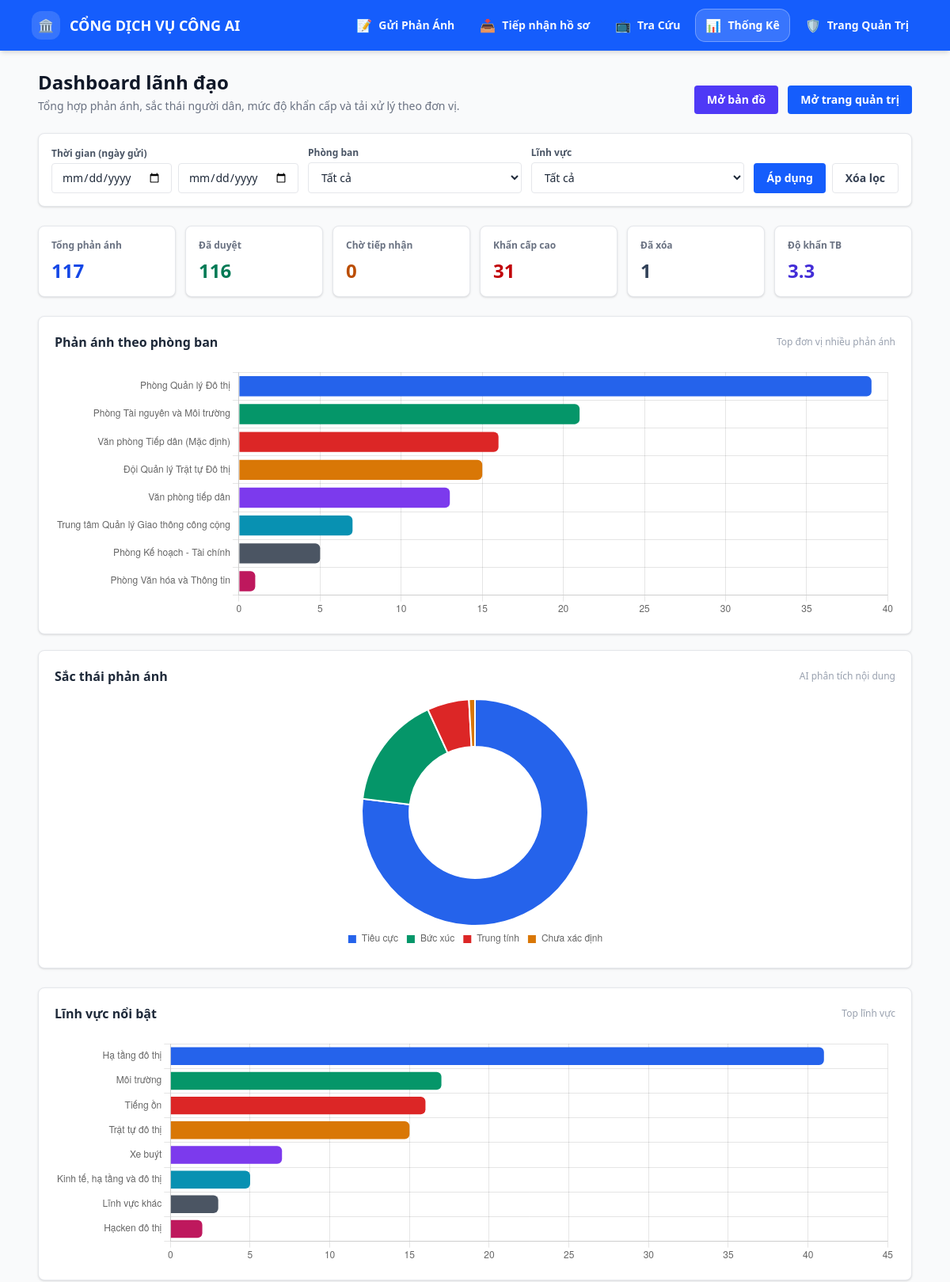
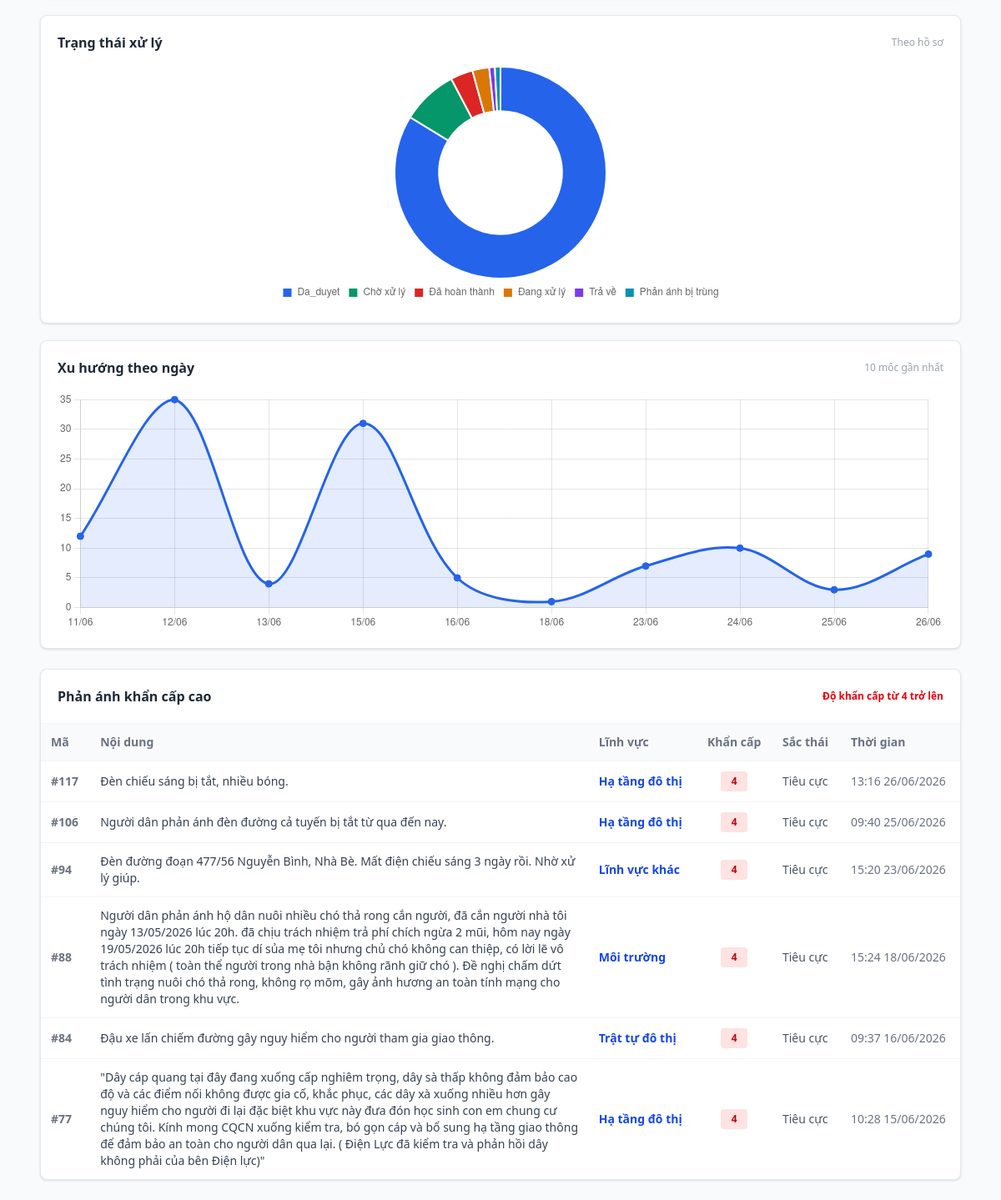
Page /dashboard on the earlier database version (2 pictures, top to bottom).
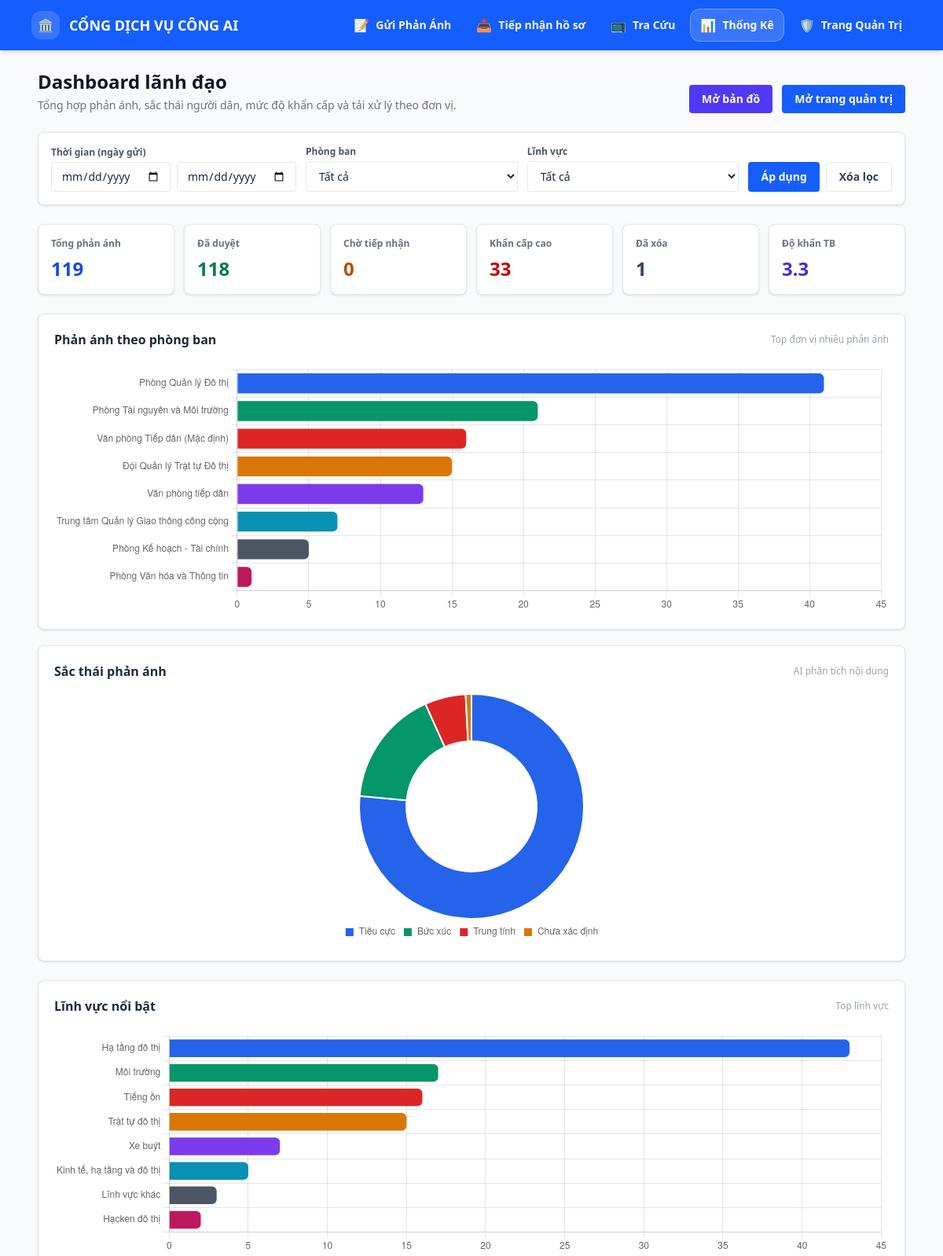
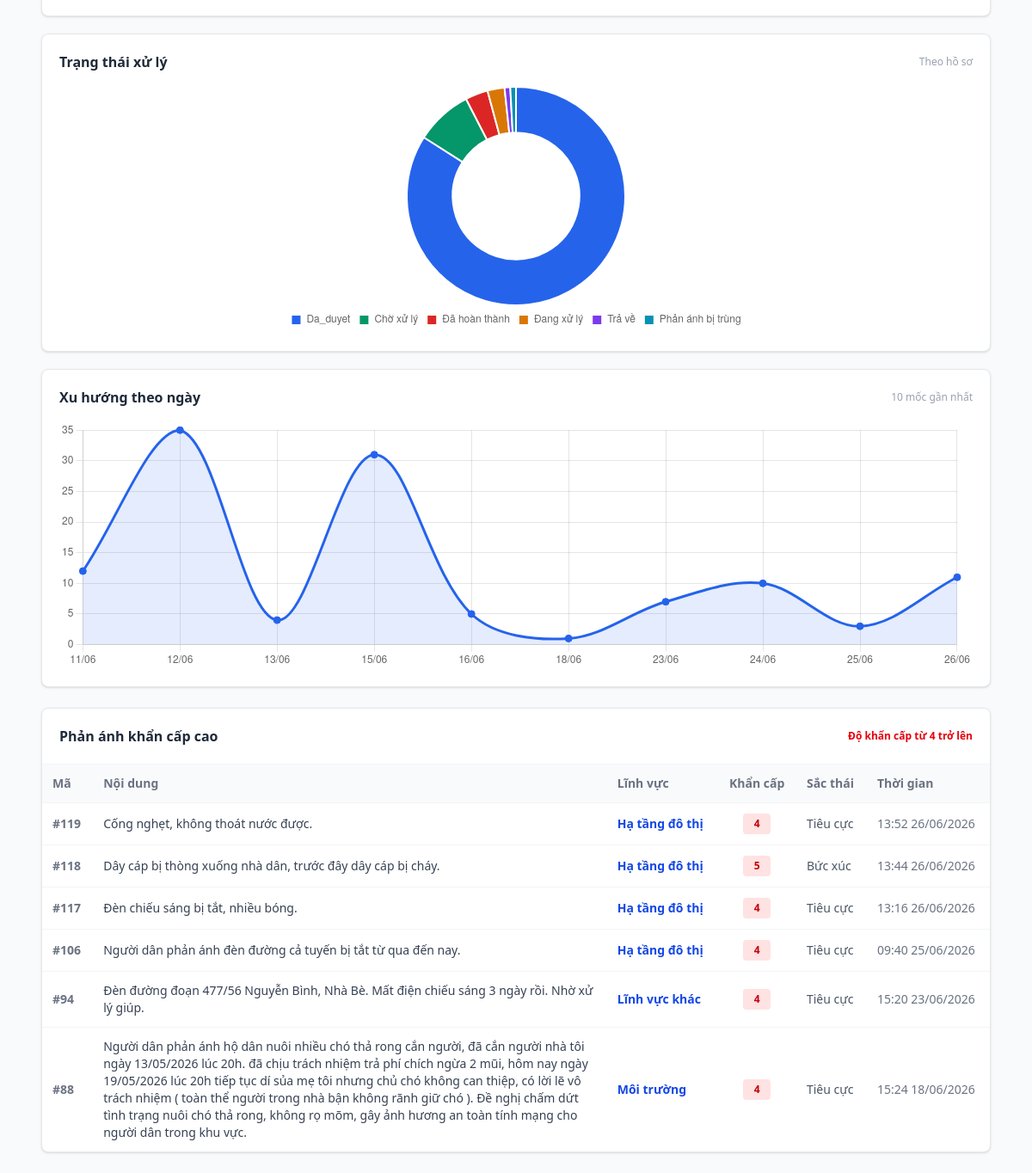
Same page on the later database version (2 pictures, top to bottom).
### tables this page shows
CREATE TABLE phan_anh (
                        id INTEGER PRIMARY KEY AUTOINCREMENT,
                        noi_dung TEXT,
                        file_dinh_kem TEXT,
                        dia_chi TEXT,
                        ten_nguoi_gui TEXT,
                        sdt TEXT,
                        linh_vuc TEXT,
                        tu_khoa TEXT,
                        sac_thai TEXT,
                        do_khan_cap INTEGER,
                        phong_ban_id INTEGER,
                        trang_thai TEXT,
                        ngay_gui TEXT,
                        trang_thai_duyet TEXT DEFAULT 'Cho_tiep_nhan', ly_do_xoa TEXT, giai_thich_xoa TEXT, ngay_xoa TEXT, lat REAL, lng REAL);

### app.py (the view, shortened to what this page needs)
@app.route('/dashboard')
def page_dashboard():
    conn = sqlite3.connect(DB_FILE)
    cursor = conn.cursor()
    date_from = request.args.get('date_from', '').strip()
    date_to = request.args.get('date_to', '').strip()
    phong_ban_id = request.args.get('phong_ban_id', '').strip()
    linh_vuc = request.args.get('linh_vuc', '').strip()
    def parse_ymd(s):
        if not s:
            return None
        try:
            return datetime.strptime(s, '%Y-%m-%d').date()
        except Exception:
            return None
    d_from = parse_ymd(date_from)
    d_to = parse_ymd(date_to)
    if d_from and d_to and d_from > d_to:
        d_from, d_to = d_to, d_from
    filtered_ids = None
    cursor.execute("SELECT id, ten_phong FROM config_phong_ban ORDER BY ten_phong")
    list_phong_ban = cursor.fetchall()
    cursor.execute("""SELECT DISTINCT COALESCE(NULLIF(TRIM(linh_vuc), ''), 'Chưa xác định') AS lv
                      FROM phan_anh
                      ORDER BY lv""")
    list_linh_vuc = [row[0] for row in cursor.fetchall()]
    where_clauses = []
    params = []
    if phong_ban_id:
        try:
            where_clauses.append('pa.phong_ban_id = ?')
            params.append(int(phong_ban_id))
        except Exception:
            pass
    if linh_vuc:
        where_clauses.append('pa.linh_vuc = ?')
        params.append(linh_vuc)
    common_where = ''
    if where_clauses:
        common_where = ' AND ' + ' AND '.join(where_clauses)
    cursor.execute("SELECT COUNT(*) FROM phan_anh pa WHERE 1=1" + common_where, params)
    total_phan_anh = cursor.fetchone()[0] or 0
    cursor.execute("SELECT COUNT(*) FROM phan_anh pa WHERE pa.trang_thai_duyet = 'Da_duyet'" + common_where, params)
    total_da_duyet = cursor.fetchone()[0] or 0
    cursor.execute("SELECT COUNT(*) FROM phan_anh pa WHERE pa.trang_thai_duyet = 'Cho_tiep_nhan'" + common_where, params)
    total_cho_tiep_nhan = cursor.fetchone()[0] or 0
    cursor.execute("SELECT COUNT(*) FROM phan_anh pa WHERE pa.trang_thai_duyet = 'Da_xoa'" + common_where, params)
    total_da_xoa = cursor.fetchone()[0] or 0
    cursor.execute("SELECT COUNT(*) FROM phan_anh pa WHERE pa.do_khan_cap >= 4" + common_where, params)
    total_khan_cap_cao = cursor.fetchone()[0] or 0
    cursor.execute("SELECT AVG(pa.do_khan_cap) FROM phan_anh pa WHERE pa.do_khan_cap IS NOT NULL" + common_where, params)
    avg_do_khan_cap_raw = cursor.fetchone()[0]
    avg_do_khan_cap = round(avg_do_khan_cap_raw or 0, 1)
    cursor.execute("""
        SELECT COALESCE(NULLIF(TRIM(pa.sac_thai), ''), 'Chưa xác định') AS label, COUNT(*) AS count
        FROM phan_anh pa
        WHERE 1=1""" + common_where + """
        GROUP BY label
        ORDER BY count DESC
    """, params)
    sac_thai_stats = cursor.fetchall()
    cursor.execute("""
        SELECT COALESCE(NULLIF(TRIM(pa.linh_vuc), ''), 'Chưa xác định') AS label, COUNT(*) AS count
        FROM phan_anh pa
        WHERE 1=1""" + common_where + """
        GROUP BY label
        ORDER BY count DESC
        LIMIT 8
    """, params)
    linh_vuc_stats = cursor.fetchall()
    cursor.execute("""
        SELECT COALESCE(pb.ten_phong, 'Văn phòng tiếp dân') AS label, COUNT(*) AS count
        FROM phan_anh pa
        LEFT JOIN config_phong_ban pb ON pa.phong_ban_id = pb.id
        WHERE 1=1""" + common_where + """
        GROUP BY label
        ORDER BY count DESC
        LIMIT 8
    """, params)
    phong_ban_stats = cursor.fetchall()
    cursor.execute("""
        SELECT COALESCE(NULLIF(TRIM(pa.trang_thai), ''), pa.trang_thai_duyet, 'Chưa xác định') AS label,
               COUNT(*) AS count
        FROM phan_anh pa
        WHERE 1=1""" + common_where + """
        GROUP BY label
        ORDER BY count DESC
    """, params)
    trang_thai_stats = cursor.fetchall()
    cursor.execute("""
        SELECT pa.id, pa.noi_dung, pa.linh_vuc, pa.do_khan_cap, pa.sac_thai, pa.ngay_gui
        FROM phan_anh pa
        WHERE pa.do_khan_cap >= 4""" + common_where + """
        ORDER BY pa.id DESC
        LIMIT 6
    """, params)
    phan_anh_khan_cap = cursor.fetchall()
    cursor.execute("""SELECT pa.ngay_gui
                      FROM phan_anh pa
                      WHERE 1=1""" + common_where + """
                      AND pa.ngay_gui IS NOT NULL AND TRIM(pa.ngay_gui) != ''""", params)
    trend_counts = {}
    for (ngay_gui,) in cursor.fetchall():
        try:
            parsed_date = datetime.strptime(str(ngay_gui).strip(), "%H:%M %d/%m/%Y")
            label = parsed_date.strftime("%d/%m")
        except Exception:
            label = str(ngay_gui)[-10:] if ngay_gui and len(str(ngay_gui)) >= 10 else ngay_gui
        trend_counts[label] = trend_counts.get(label, 0) + 1
    trend_stats = list(trend_counts.items())[-10:]
    conn.close()
    kpi_cards = [
        {"label": "Tổng phản ánh", "value": total_phan_anh, "tone": "blue"},
        {"label": "Đã duyệt", "value": total_da_duyet, "tone": "emerald"},
        {"label": "Chờ tiếp nhận", "value": total_cho_tiep_nhan, "tone": "amber"},
        {"label": "Khẩn cấp cao", "value": total_khan_cap_cao, "tone": "red"},
        {"label": "Đã xóa", "value": total_da_xoa, "tone": "slate"},
        {"label": "Độ khẩn TB", "value": avg_do_khan_cap, "tone": "indigo"},
    ]
    return render_template(
        'dashboard.html',
        kpi_cards=kpi_cards,
        sac_thai_stats=sac_thai_stats,
        linh_vuc_stats=linh_vuc_stats,
        phong_ban_stats=phong_ban_stats,
        trang_thai_stats=trang_thai_stats,
        trend_stats=trend_stats,
        phan_anh_khan_cap=phan_anh_khan_cap,
        list_phong_ban=list_phong_ban,
        list_linh_vuc=list_linh_vuc,
    )

### templates/dashboard.html (shortened to what this page needs)
{% extends "layout.html" %}
{% block content %}
<div class="space-y-6">
    <div class="flex flex-col md:flex-row md:items-end md:justify-between gap-3">
        <div>
            <h1 class="text-2xl font-bold text-gray-900">Dashboard lãnh đạo</h1>
            <p class="text-sm text-gray-500 mt-1">Tổng hợp phản ánh, sắc thái người dân, mức độ khẩn cấp và tải xử lý theo đơn vị.</p>
        </div>
        <div class="flex items-center gap-3">
            <a href="/maps" class="inline-flex items-center justify-center rounded bg-indigo-600 px-4 py-2 text-sm font-semibold text-white hover:bg-indigo-700">
                Mở bản đồ
            </a>
            <a href="{{ url_for('page_admin') }}" class="inline-flex items-center justify-center rounded bg-blue-600 px-4 py-2 text-sm font-semibold text-white hover:bg-blue-700">
                Mở trang quản trị
            </a>
        </div>
    </div>
    <form method="get" action="{{ url_for('page_dashboard') }}" class="bg-white border border-gray-200 rounded-lg p-4 shadow-sm">
        <div class="flex flex-col lg:flex-row gap-3 lg:items-end">
            <div class="flex-1">
                <label class="block text-xs font-semibold text-gray-600 mb-1">Thời gian (ngày gửi)</label>
                <div class="flex flex-col sm:flex-row gap-2">
                    <div class="flex-1">
                        <input type="date" name="date_from" value="{{ request.args.get('date_from','') }}" class="w-full border border-gray-200 rounded px-3 py-2 text-sm" />
                    </div>
                    <div class="flex-1">
                        <input type="date" name="date_to" value="{{ request.args.get('date_to','') }}" class="w-full border border-gray-200 rounded px-3 py-2 text-sm" />
                    </div>
                </div>
            </div>
            <div class="flex-1">
                <label class="block text-xs font-semibold text-gray-600 mb-1">Phòng ban</label>
                <select name="phong_ban_id" class="w-full border border-gray-200 rounded px-3 py-2 text-sm">
                    <option value="" {% if not request.args.get('phong_ban_id') %}selected{% endif %}>Tất cả</option>
                </select>
            </div>
            <div class="flex-1">
                <label class="block text-xs font-semibold text-gray-600 mb-1">Lĩnh vực</label>
                <select name="linh_vuc" class="w-full border border-gray-200 rounded px-3 py-2 text-sm">
                    <option value="" {% if not request.args.get('linh_vuc') %}selected{% endif %}>Tất cả</option>
                </select>
            </div>
            <div class="flex gap-2">
                <button type="submit" class="inline-flex items-center justify-center rounded bg-blue-600 px-4 py-2 text-sm font-semibold text-white hover:bg-blue-700">
                    Áp dụng
                </button>
                <a href="{{ url_for('page_dashboard') }}" class="inline-flex items-center justify-center rounded border border-gray-200 px-4 py-2 text-sm font-semibold text-gray-700 hover:bg-gray-50">
                    Xóa lọc
                </a>
            </div>
        </div>
    </form>
    <div class="grid grid-cols-2 lg:grid-cols-6 gap-3">
        {% for card in kpi_cards %}
            <div class="bg-white border border-gray-200 rounded-lg p-4 shadow-sm">
                <p class="text-xs font-semibold text-gray-500">{{ card.label }}</p>
                <p class="mt-2 text-2xl font-bold {% if card.tone == 'emerald' %}text-emerald-700{% elif card.tone == 'amber' %}text-amber-700{% elif card.tone == 'red' %}text-red-700{% elif card.tone == 'slate' %}text-slate-700{% elif card.tone == 'indigo' %}text-indigo-700{% else %}text-blue-700{% endif %}">
                    {{ card.value }}
                </p>
            </div>
        {% endfor %}
    </div>
    <div class="grid grid-cols-1 xl:grid-cols-3 gap-5">
        <section class="xl:col-span-2 bg-white border border-gray-200 rounded-lg p-5 shadow-sm">
            <div class="flex items-center justify-between mb-4">
                <h2 class="text-base font-bold text-gray-800">Phản ánh theo phòng ban</h2>
                <span class="text-xs text-gray-400">Top đơn vị nhiều phản ánh</span>
            </div>
            <div class="h-80">
                <canvas id="phongBanChart"></canvas>
            </div>
        </section>
        <section class="bg-white border border-gray-200 rounded-lg p-5 shadow-sm">
            <div class="flex items-center justify-between mb-4">
                <h2 class="text-base font-bold text-gray-800">Sắc thái phản ánh</h2>
                <span class="text-xs text-gray-400">AI phân tích nội dung</span>
            </div>
            <div class="h-80">
                <canvas id="sacThaiChart"></canvas>
            </div>
        </section>
    </div>
    <div class="grid grid-cols-1 xl:grid-cols-3 gap-5">
        <section class="bg-white border border-gray-200 rounded-lg p-5 shadow-sm">
            <div class="flex items-center justify-between mb-4">
                <h2 class="text-base font-bold text-gray-800">Lĩnh vực nổi bật</h2>
                <span class="text-xs text-gray-400">Top lĩnh vực</span>
            </div>
            <div class="h-72">
                <canvas id="linhVucChart"></canvas>
            </div>
        </section>
        <section class="bg-white border border-gray-200 rounded-lg p-5 shadow-sm">
            <div class="flex items-center justify-between mb-4">
                <h2 class="text-base font-bold text-gray-800">Trạng thái xử lý</h2>
                <span class="text-xs text-gray-400">Theo hồ sơ</span>
            </div>
            <div class="h-72">
                <canvas id="trangThaiChart"></canvas>
            </div>
        </section>
        <section class="bg-white border border-gray-200 rounded-lg p-5 shadow-sm">
            <div class="flex items-center justify-between mb-4">
                <h2 class="text-base font-bold text-gray-800">Xu hướng theo ngày</h2>
                <span class="text-xs text-gray-400">10 mốc gần nhất</span>
            </div>
            <div class="h-72">
                <canvas id="trendChart"></canvas>
            </div>
        </section>
    </div>
    <section class="bg-white border border-gray-200 rounded-lg shadow-sm overflow-hidden">
        <div class="p-5 border-b border-gray-100 flex items-center justify-between">
            <h2 class="text-base font-bold text-gray-800">Phản ánh khẩn cấp cao</h2>
            <span class="text-xs text-red-600 font-semibold">Độ khẩn cấp từ 4 trở lên</span>
        </div>
        <div class="overflow-x-auto">
            <table class="w-full text-sm">
                <thead class="bg-gray-50 text-gray-500 border-b border-gray-100">
                    <tr>
                        <th class="text-left p-3 font-semibold">Mã</th>
                        <th class="text-left p-3 font-semibold">Nội dung</th>
                        <th class="text-left p-3 font-semibold">Lĩnh vực</th>
                        <th class="text-center p-3 font-semibold">Khẩn cấp</th>
                        <th class="text-left p-3 font-semibold">Sắc thái</th>
                        <th class="text-left p-3 font-semibold">Thời gian</th>
                    </tr>
                </thead>
                <tbody class="divide-y divide-gray-100">
                    {% if phan_anh_khan_cap %}
                        {% for id, noi_dung, linh_vuc, do_khan_cap, sac_thai, ngay_gui in phan_anh_khan_cap %}
                            <tr class="hover:bg-gray-50">
                                <td class="p-3 font-bold text-gray-500">#{{ id }}</td>
                                <td class="p-3 text-gray-700 max-w-xl">{{ noi_dung }}</td>
                                <td class="p-3 text-blue-700 font-semibold">{{ linh_vuc or 'Chưa xác định' }}</td>
                                <td class="p-3 text-center">
                                    <span class="inline-flex min-w-8 justify-center rounded bg-red-100 px-2 py-1 text-xs font-bold text-red-700">{{ do_khan_cap }}</span>
                                </td>
                                <td class="p-3 text-gray-600">{{ sac_thai or 'Chưa xác định' }}</td>
                                <td class="p-3 text-gray-500">{{ ngay_gui or '' }}</td>
                            </tr>
                        {% endfor %}
                    {% else %}
                        <tr>
                            <td colspan="6" class="p-8 text-center text-gray-400">Chưa có phản ánh khẩn cấp cao.</td>
                        </tr>
                    {% endif %}
                </tbody>
            </table>
        </div>
    </section>
</div>
{% endblock %}

Differences in the rows shown:
no longer on this page (row unchanged): phan_anh: id "84", noi_dung "Đậu xe lấn chiếm đường gây nguy hiểm cho người tham gia giao thông.", linh_vuc "Trật tự đô thị", do_khan_cap "4", sac_thai "Tiêu cực", ngay_gui "09:37 16/06/2026"
no longer on this page (row unchanged): phan_anh: id "77", noi_dung "\"Dây cáp quang tại đây đang xuống cấp nghiêm trọng, dây sà thấp không đảm bảo cao độ và các điểm nối không được gia cố, khắc phục, các dây xà xuống nhiều hơn gây nguy hiểm cho người đi lại đặc biệt khu vực này đưa đón học sinh con em chung cư chúng tôi. Kính mong CQCN xuống kiểm tra, bó gọn cáp và bổ sung hạ tầng giao thông để đảm bảo an toàn cho người dân qua lại. ( Điện Lực đã kiểm tra và phản hồi dây không phải của bên Điện lực)\"", linh_vuc "Hạ tầng đô thị", do_khan_cap "4", sac_thai "Tiêu cực", ngay_gui "10:28 15/06/2026"
added phan_anh: id "119", noi_dung "Cống nghẹt, không thoát nước được.", linh_vuc "Hạ tầng đô thị", do_khan_cap "4", sac_thai "Tiêu cực", ngay_gui "13:52 26/06/2026"
added phan_anh: id "118", noi_dung "Dây cáp bị thòng xuống nhà dân, trước đây dây cáp bị cháy.", linh_vuc "Hạ tầng đô thị", do_khan_cap "5", sac_thai "Bức xúc", ngay_gui "13:44 26/06/2026"
Other differences:
chart data {{ trend_stats | tojson }}: [["11/06", 12], ["12/06", 35], ["13/06", 4], ["15/06", 31], ["16/06", 5], ["18/06", 1], ["23/06", 7], ["24/06", 10], ["25/06", 3], ["26/06", 9]] → [["11/06", 12], ["12/06", 35], ["13/06", 4], ["15/06", 31], ["16/06", 5], ["18/06", 1], ["23/06", 7], ["24/06", 10], ["25/06", 3], ["26/06", 11]]
new list line: "Tổng phản ánh 119"
new list line: "Đã duyệt 118"
new list line: "Khẩn cấp cao 33"
list line gone: "Tổng phản ánh 117"
list line gone: "Đã duyệt 116"
list line gone: "Khẩn cấp cao 31"
